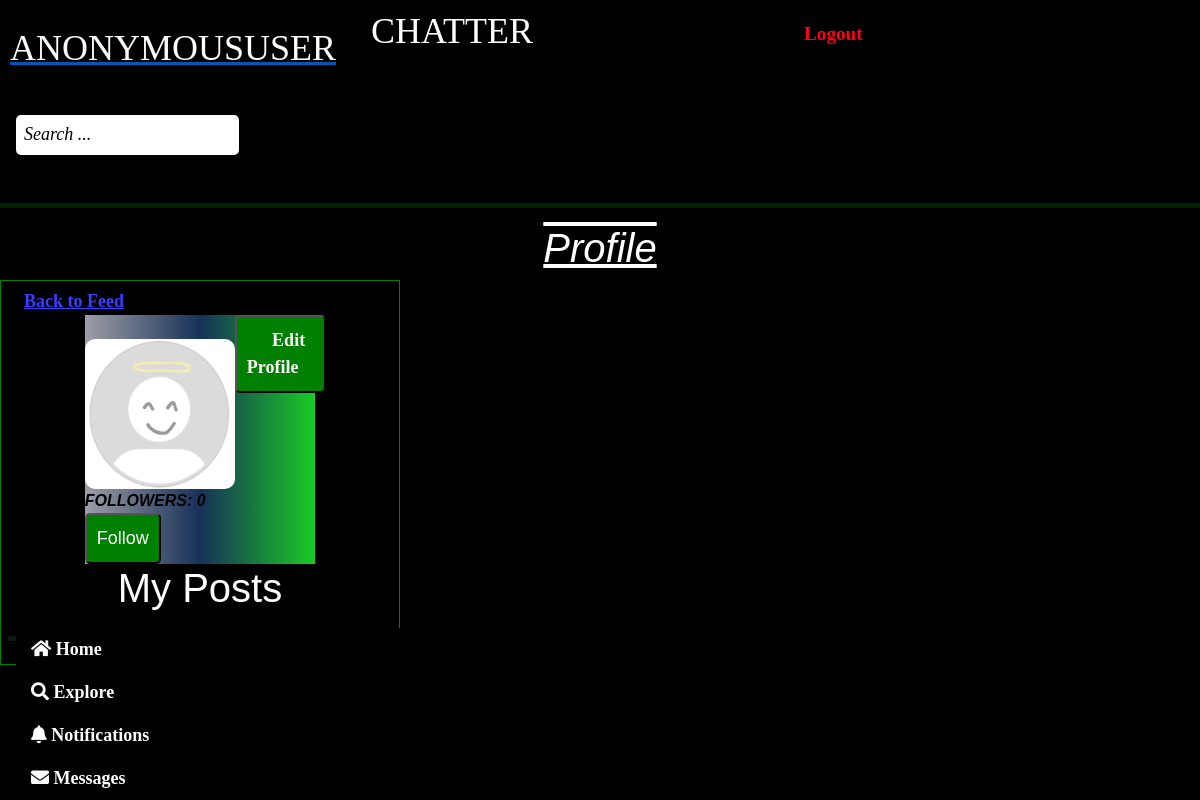
Before: /profile/38/ with the older database file.
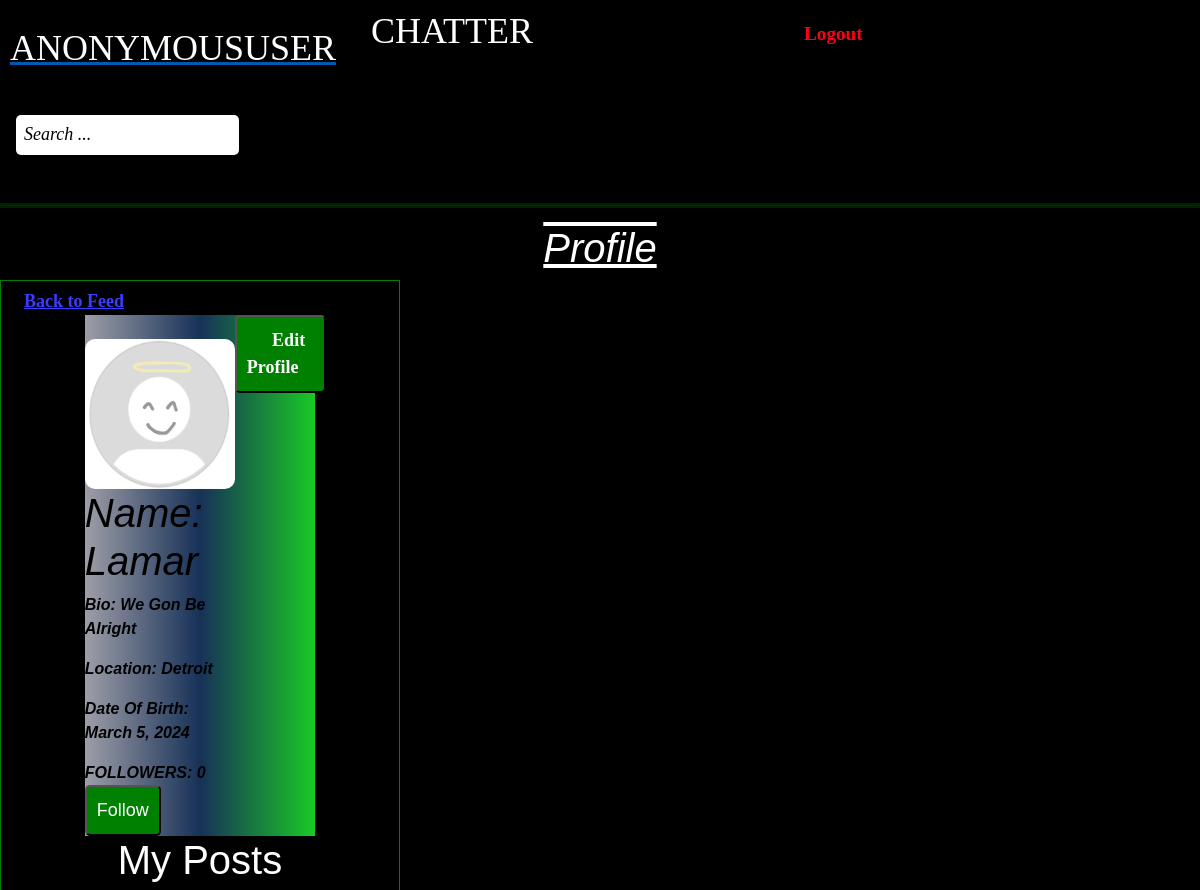
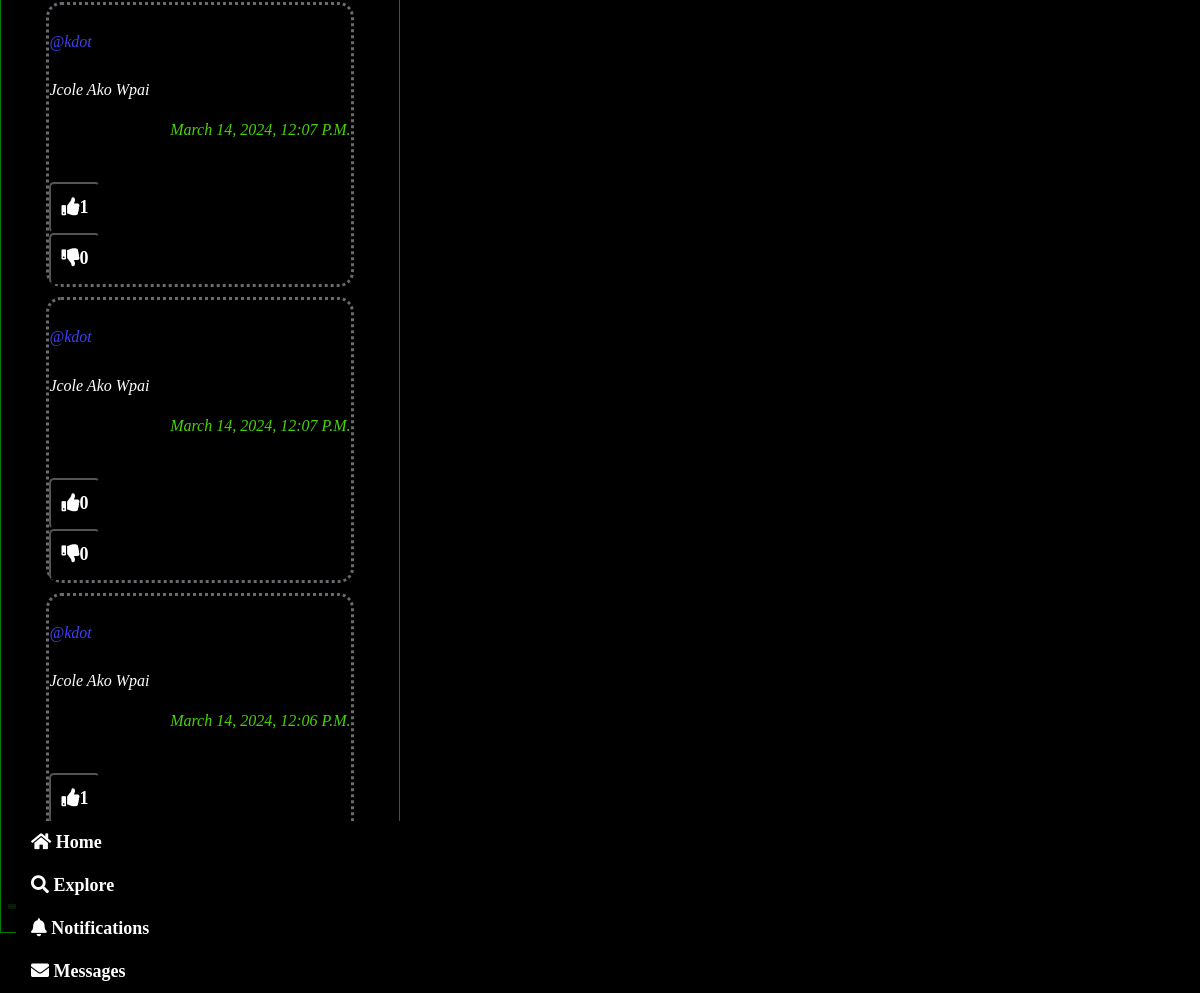
After: the same page with the newer database file (2 pictures, top to bottom).
### chatter/models.py (models this page shows)
class Userprofile(models.Model):
    user= models.OneToOneField(Account,primary_key=True,verbose_name='user',related_name='profile',on_delete=models.CASCADE)
    name=models.CharField(max_length=100,blank=True, null=True)
    bio= models.TextField(max_length=200,blank=True,null=True)
    location= models.CharField(max_length=50, null=True,blank=True)
    birth_date=models.DateField(null=True,blank=True)
    picture= models.ImageField(upload_to='uploads/profile_pictures',default='uploads/profile_pictures/default.jpg',blank=True,null=True)
    followers= models.ManyToManyField(Account, blank=True, related_name='followers')

class Post(models.Model):
    body= models.TextField()
    created_at= models.DateTimeField(default=timezone.now, editable=False)
    author= models.ForeignKey(Account, on_delete=models.CASCADE)
    likes= models.ManyToManyField(Account, blank=True, related_name='likes')
    dislikes= models.ManyToManyField(Account, blank=True, related_name='dislikes')
    class Meta:
        verbose_name= 'Post'
        verbose_name_plural= 'Posts'

class Account(AbstractUser):
    groups= models.ManyToManyField(Group, related_name='accounts_set',blank=True)
    user_permissions= models.ManyToManyField(Permission, related_name='accounts_set', blank=True)
    def __str__(self):
        return self.username
    class Meta:
        verbose_name= 'Account'
        verbose_name_plural= 'Accounts'

### chatter/views.py (the view)
# urls.py: path('profile/<int:pk>/', views.userProfile, name= 'profile'),
def userProfile(request,pk):
    profile = Userprofile.objects.get(pk=pk)
    user = profile.user
    posts= Post.objects.filter(author=user).order_by('-created_at')
    followers= profile.followers.all()
    if len(followers) == 0:
        is_following=False
    for follower in followers:
        if follower == request.user:
            is_following=True
            break
        else:
            is_following=False
    number_of_followers=  len(followers)
    context = {
        'profile':profile,
        'user':user,
        'posts':posts,
        'number_of_followers':number_of_followers,
        'is_following':is_following
    }
    return render(request, 'userprofile.html', context)

### chatter/templates/userprofile.html (shortened to what this page needs)
{% extends "home.html" %}
{% load static %}
{% block navbar %}
<li class="nav-item"><a href="{% url 'home' %}" class="nav-link"><i class="fas fa-home"></i> Home</a></li>
<li class="nav-item"><a href="{% url 'explore' %}" class="nav-link"><i class="fas fa-search"></i> Explore</a></li>
<li class="nav-item"><a href="{% url 'notifications' %}" class="nav-link"><i class="fas fa-bell"></i> Notifications</a></li>
<li class="nav-item"><a href="{% url 'messages' %}" class="nav-link"><i class="fas fa-envelope"></i> Messages</a></li>
{% endblock %}
{% block home %}
<div class="not">
    <h1>Profile</h1>
</div>
<div class="col-md-4">
    <div class="comm">
        <a href="{% url 'home' %}" class="back">Back to Feed</a>
    </div>
    <div class="profile-container">
        <div class="profile">
            <br>
            <img src="{{ profile.picture.url }}" height="150" width="150" alt="">
            <div class="details">
                {% if profile.name %}
                <h1>Name: {{ profile.name }} </h1>
                {% endif %}
                {% if profile.bio %}
                <p>Bio: {{ profile.bio }}</p>
                {% endif %}
                {% if profile.location %}
                <p>Location: {{ profile.location }}</p>
                {% endif %}
                {% if profile.birth_date %}
                <p>Date Of Birth: {{ profile.birth_date }}</p>
                {% endif %}
            </div>
            <div class="follows">
                FOLLOWERS: {{ number_of_followers }}
                {% if user != request.user %}
                {% if is_following %}
                <form action="{% url 'removefollower' profile.pk %}" method="post">
                    {% csrf_token %}
                    <button class="btn" style="background-color: red;">UnFollow</button>
                </form>
                {% else %}
                <form action="{% url 'addfollower' profile.pk %}" method="post">
                    <button class="btin">Follow</button>
                </form>
                {% endif %}
                {% endif %}
            </div>
        </div>
        <div class="edit">
            <button><a href="{% url 'editprofile' profile.pk %}">Edit Profile</a></button>
        </div>
    </div>
    <div class="poster-container">
        <div class="posters">
            <h1>My Posts</h1>
            {% for post in posts %}
            <div class="card4">
                <a href="{% if post.author.profile %}{% url 'profile' post.author.profile.pk %}{% endif %}">
                    <h2 class="at">@{{ post.author }}</h2>
                </a>
                <div class="pbody">
                    <p>{{ post.body }}</p>
                    <p id='createdat'>{{ post.created_at }}</p> <br>
                    <a href="{% url 'postdetail'  pk=post.pk %}" class="streched_link"></a>
                </div>
                <div class="likes">
                    <form action="{% url 'likes' post.pk%}" method="post">
                        <button class="like-btn" type="submit">
                            <i class="fas fa-thumbs-up">{{ post.likes.all.count }}</i>
                        </button>
                    </form>
                    <form action="{% url 'dislikes' post.pk %}" method="post">
                        <button class="dislike-btn" type="submit">
                            <i class="fas fa-thumbs-down">{{ post.dislikes.all.count }}</i>
                        </button>
                    </form>
                </div>
            </div>
        {% endfor %}
        </div>
    </div>
</div>
{% endblock %}

### chatter/templates/home.html (shortened to what this page needs)
<!DOCTYPE html>
{% load static %}
<html lang="en">
    <head>
        <link href="https://cdnjs.cloudflare.com/ajax/libs/font-awesome/5.15.0/css/all.min.css" rel="stylesheet">
        <link href="https://cdn.jsdelivr.net/npm/bootstrap-icons@1.4.1/font/bootstrap-icons.css" rel="stylesheet">
        <link href="lib/flaticon/font/flaticon.css" rel="stylesheet">
        <link rel="stylesheet" href="https://cdnjs.cloudflare.com/ajax/libs/font-awesome/5.15.4/css/all.min.css">
        <link rel="stylesheet" href="https://stackpath.bootstrapcdn.com/bootstrap/4.5.2/css/bootstrap.min.css">
        <link rel="stylesheet"  type="text/css" href="lib/owlcarousel/assets/owl.carousel.min.css" rel="stylesheet">
        <link rel="stylesheet" type="text/css" href="{% static 'css/bootstrap.min.css' %}">
        <link rel="stylesheet" href="{% static 'css/home.css' %}">
    </head>
    <body>
        <div class="heading">
            <div class="row">
                <div class="col">
                    <a href="{% url 'profile' user.profile.pk  %}">
                        <h1  style="margin: 10px;margin-top:0; font-size: 2.25rem; color: #ffffff; text-transform: uppercase; font-family:Cambria, Cochin, Georgia, Times, 'Times New Roman', serif;">{{ request.user }}</h1>
                    </a>
                </div>
            </div>
            <div class="col">
                <h1 style="margin: 10px; font-size: 2.25rem; color: #ffffff; text-transform: uppercase; font-family:Cambria, Cochin, Georgia, Times, 'Times New Roman', serif;" >Chatter</h1>
            </div>
            <div class="col" style="padding-top: 20px;">
                <a class="logout" href="{% url 'logout' %}">Logout</a>
            </div>
        </div>
        <nav class="navbar">
            {% block search %}
            <form class="search-form" method='post'>
                <input type="text" placeholder="Search ...">
            </form>
            {% endblock %}
            <div class="container">
                <ul class="navbar-nav">
                    {% block navbar %}{% endblock %}
                </ul>
            </div>
        </nav>
        <br>
        <hr>
        {% block home %}{% endblock %}
    </body>
</html>

### static/css/home.css (style rules this page uses)
.heading { display: flex; justify-content: space-between; background-color: black; }
body { background-color: #000000 !important; padding-bottom: 60px; }
.row { display: flex; }
.col-md-4 { flex: 1; border: 1px solid green; padding: 7px; margin-right: 10px; box-sizing: border-box; }
.logout { text-decoration: none; color: #ff0019; font-weight: bold; background-color: #000000; border-color: #261212; padding: 0.5rem 1rem; font-size: larger; border-radius: 0.25rem; transition: background-color 0.15s ease-in-out, border-color 0.15s ease-in-out, color 0.15s ease-in-out; font-family: Cambria, Cochin, Georgia, Times, 'Times New Roman', serif; }
.container { bottom: 0; position: fixed; width: 100%; background-color: hsl(0, 0%, 0%); overflow:hidden; z-index: 100; }
.navbar-nav { list-style-type: none; display: flex; text-decoration: none; justify-content: space-between; z-index: 200; }
a { color: white; text-decoration: none; font-family:Georgia, 'Times New Roman', Times, serif; font-size: large; font-weight: bolder; padding: 1rem; }
.search-form { float: right; }
.search-form input[type="text"] { padding: 0.5rem; border: none; border-radius: 5px; }
.search-form ::placeholder { color: rgb(0, 0, 0); }
::placeholder { color: white; font-size: large; font-style:italic; font-family: Cambria, Cochin, Georgia, Times, 'Times New Roman', serif; }
button { background-color: green; color: white; padding: 10px 10px; border-radius: 5px; font-size: large; }
hr { border: 2.9px solid green; }
.not { color: rgb(255, 255, 255); align-items: center; justify-content: center; display: flex; font-style: italic; text-decoration:overline underline; font-family:'Trebuchet MS', 'Lucida Sans Unicode', 'Lucida Grande', 'Lucida Sans', Arial, sans-serif }
.card4 { border-style: dotted; background-color: rgb(0, 0, 0); margin: auto; padding: 5px; border-radius: 15px; font-family: Cambria, Cochin, Georgia, Times, 'Times New Roman', serif; font-style: oblique; }
.card4, .card5, .card6 h2 { margin: 0; padding: 0; }
.card4, .card5, .card6 p { margin: 0; padding: 0; margin-bottom: 10px; text-transform: capitalize; }
.at { color: rgb(64, 64, 235); margin: 0; padding: 0; text-transform: lowercase; font-size: medium; }
#createdat { color: rgb(72, 211, 7); display: flex; justify-content: end; }
.back { color: rgb(60, 60, 255); text-decoration: underline; }
.streched_link { position:absolute; top: 0; left: 0; width: 100%; height: 100%; }
.profile-container { width: 60%; max-width: 800px; display: flex; margin-left: 20%; justify-content:space-between; color: rgb(255, 255, 255); background-color: gray; background: linear-gradient(to right, rgb(158, 158, 167) , rgb(23, 49, 88) , rgb(25, 202, 37)); }
.profile { font-family:'Trebuchet MS', 'Lucida Sans Unicode', 'Lucida Grande', 'Lucida Sans', Arial, sans-serif; font-style:oblique; color: #000000; font-weight: bold; }
.follows { color:#000000 }
.poster-container { display: flex; justify-content: center; }
.posters { width: 80%; max-width: 800px; }
.posters p { color: white; }
.posters h1 { color: white; text-align: center; }
img { border-radius: 10px; }
.pbody { position: relative; }
.likes button { background-color: #000000; }

Changed rows visible on the page:
changed Userprofile: name (not shown) → "Lamar"; bio (not shown) → "We Gon Be Alright"; location (not shown) → "Detroit"; birth_date (not shown) → "March 5, 2024"
added Post: author "kdot", body "Jcole Ako Wpai", created_at "March 14, 2024, 12:07 P.m.", likes.all.count "1", dislikes.all.count "0"
added Post: author "kdot", body "Jcole Ako Wpai", created_at "March 14, 2024, 12:07 P.m.", likes.all.count "0", dislikes.all.count "0"
added Post: author "kdot", body "Jcole Ako Wpai", created_at "March 14, 2024, 12:06 P.m.", likes.all.count "1"
Other visible differences:
text now shown: "Name: Bio: Location: Date Of Birth:"
